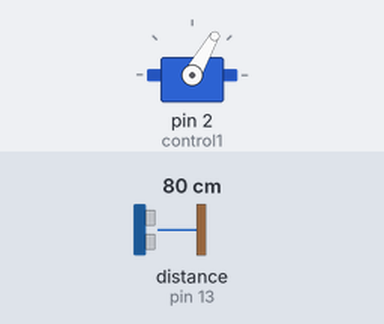
Bench run of a sketch on a simulated Arduino Uno, built with avr-gcc and run on an emulated ATmega328P. Shown: servo. Inputs (shaded band) come from the test bench; at power-on: distance to the obstacle (sensor on pin 13) 80 cm.

Above: at 1.7 s.
1.8 s: distance to the obstacle (sensor on pin 13) set to 11 cm
3.3 s: distance to the obstacle (sensor on pin 13) set to 8 cm
At 4.6 s:
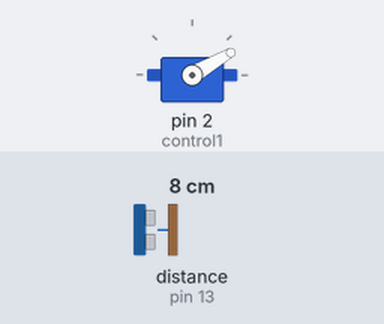
5.1 s: distance to the obstacle (sensor on pin 13) set to 18 cm
At 6.1 s:
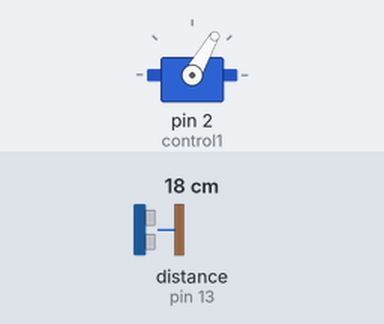
6.8 s: distance to the obstacle (sensor on pin 13) set to 2 cm
At 7.5 s:
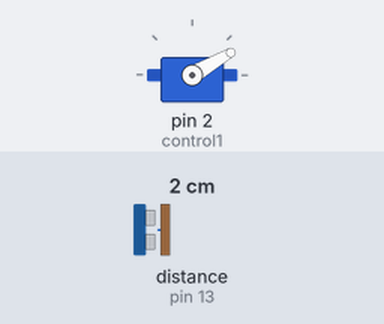
Timing chart, 0 to 9.4 s (numbered marks = the images above; inputs shaded):
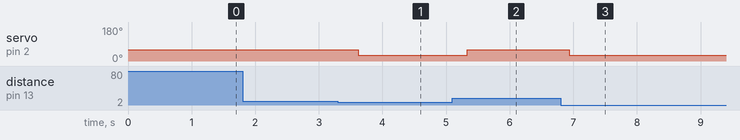

Measured:
- the behaviour switches between 10 and 9 cm on distance to the obstacle (sensor on pin 13) (found by bisection; images 0 and 1)
- after the input at 1.8 s, every drawn part: stays the same
- after the input at 3.3 s, servo on pin 2 (control1): 60° → 30° after 0.32 s
- after the input at 5.1 s, servo on pin 2 (control1): 30° → 60° after 0.23 s
- after the input at 6.8 s, servo on pin 2 (control1): 60° → 30° after 0.13 s

The sketch:

dispensador.ino
```cpp
#include <Ultrasonic.h>
#include <Servo.h>

Ultrasonic ultrasonic(12,13);
Servo control1;
int centinela=0;
int distancia=0;
int estado=0;
void setup()
{
    pinMode(2, OUTPUT);
    pinMode(3, INPUT);
    control1.attach(2);
    control1.write(60);
    Serial.begin(9600);
    delay(500);
}

void loop()
{
  //////////////////////////////////Sensor ultrasonico
    distancia=ultrasonic.read();
    if (distancia < 10)
    {
      delay(100);
      distancia=ultrasonic.read();
       if (distancia < 10)
        {
          centinela=1;
        }
    }
    if (distancia > 10)
    {
    centinela=0;
    }

    if(centinela==1)
    {
      control1.write(30);
      delay(400);
    }
    if(centinela==0)
    {
      control1.write(60);
      delay(400);
    }
  //////////////////////////////////Sensor infrarrojo
  /*estado=digitalRead(3);
  if(estado==LOW)
  {
    delay(100);
    int estado=digitalRead(3);
    if(estado==LOW)
    {
      control1.write(10);
      delay(500);
      control1.write(60);
      delay(500);
    }
  }*/
  delay(100);
}
```
